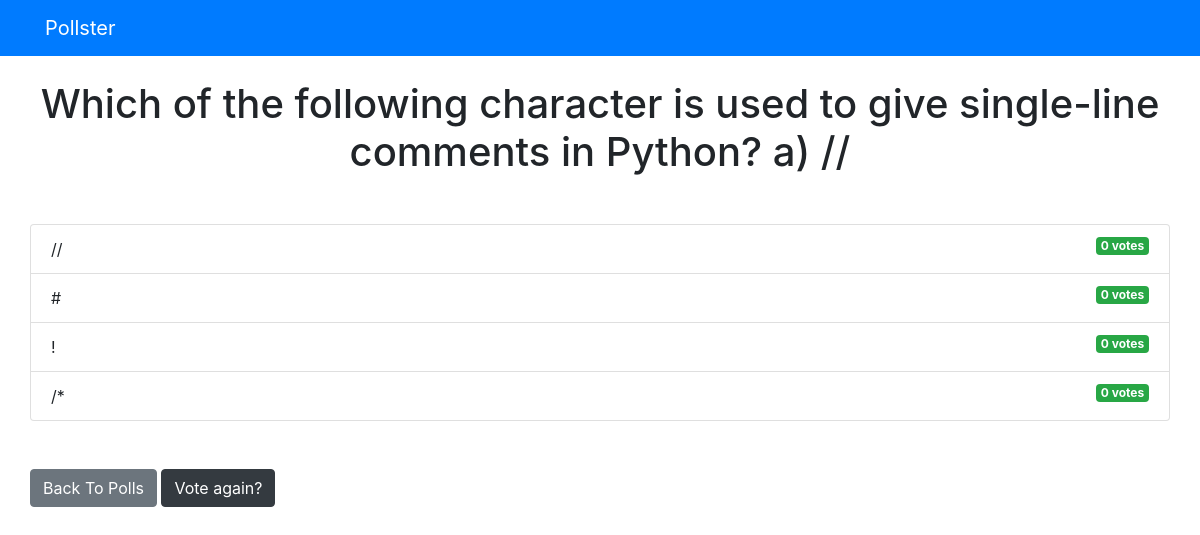
/polls/12/results/, run on the app's committed database.
### polls/models.py (models this page shows, shortened)
class Question(models.Model):
    question_text = models.CharField(max_length=200)
    pub_date = models.DateTimeField('date published')

class Choice(models.Model):
    question = models.ForeignKey(Question, on_delete=models.CASCADE)
    choice_text = models.CharField(max_length=200)
    votes = models.IntegerField(default=0)

### polls/views.py (the view)
# urls.py: path('<int:question_id>/results/', views.results, name='results'),
def results(request, question_id):
    question = get_object_or_404(Question, pk=question_id)
    return render(request, 'polls/results.html', {'question': question})

### templates/polls/results.html
{% extends 'base.html' %}
{% block content %}
<h1 class="mb-5 text-center">{{ question.question_text }}</h1>
<ul class="list-group mb-5">
    {% for choice in question.choice_set.all %}
    <li class="list-group-item">
        {{ choice.choice_text }} <span class="badge badge-success float-right">{{ choice.votes }}
            vote{{ choice.votes | pluralize }}</span>
    </li>
    {% endfor %}
</ul>
<a class="btn btn-secondary" href="{% url 'polls:index' %}">Back To Polls</a>
<a class="btn btn-dark" href="{% url 'polls:detail' question.id %}">Vote again?</a>
{% endblock %}

### templates/base.html (shortened to what this page needs)
<!DOCTYPE html>
<html lang="en">
<head>
    <link rel="stylesheet" href="https://stackpath.bootstrapcdn.com/bootstrap/4.4.1/css/bootstrap.min.css"
>
</head>
<body>
    {% include 'partials/_navbar.html'%}
    <div class="container">
        <div class="row">
            <div class=".col-md-6 m-auto">
                {% block content %}{% endblock%}
            </div>
        </div>
    </div>
</body>
</html>

### templates/partials/_navbar.html
<nav class="navbar navbar-dark bg-primary mb-4">
    <div class="container">
        <a class="navbar-brand" href="/">Pollster</a>
    </div>
</nav>

### data on the page
Question: question_text "Which of the following character is used to give single-line comments in Python? a) //"
Choice: choice_text "//", votes "0", votes|pluralize "s"
Choice: choice_text "#", votes "0", votes|pluralize "s"
Choice: choice_text "!", votes "0", votes|pluralize "s"
Choice: choice_text "/*", votes "0", votes|pluralize "s"
